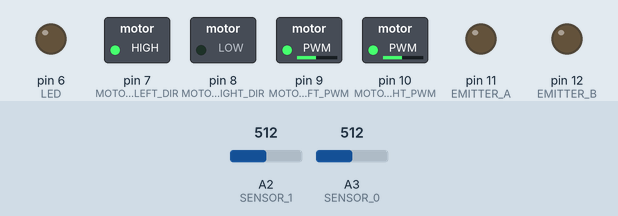
This sketch was run on a simulated Arduino Nano, built with avr-gcc and run on an emulated ATmega328P. Shown: switched loads named in the sketch (green lamp = pin HIGH), output pins drawn as LEDs (lit = HIGH). The test bench sets the inputs (shaded band); at power-on: A2 (SENSOR_1) = 512, A3 (SENSOR_0) = 512. What the sketch prints to the serial monitor is not drawn.

Above: at 1.2 s.
1.3 s: A2 (SENSOR_1) set to 104
4.3 s: A2 (SENSOR_1) set to 95
7.3 s: A3 (SENSOR_0) set to 110
8.8 s: A3 (SENSOR_0) set to 92
Timing chart, 0 to 11.8 s (numbered marks = the images above; inputs shaded):
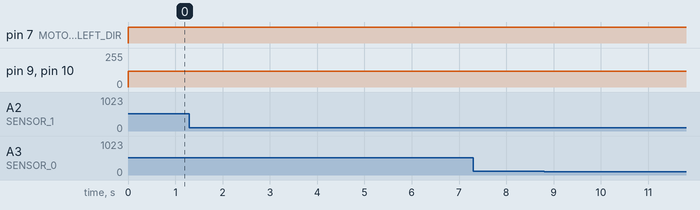

Measured:
- after the input at 1.3 s, every drawn part: stays the same
- after the input at 4.3 s, every drawn part: stays the same
- after the input at 7.3 s, every drawn part: stays the same
- after the input at 8.8 s, every drawn part: stays the same

The sketch:

LONGtestt.ino
```cpp
#include <Arduino.h>

// Cấu hình chân
const uint8_t ENCODER_LEFT_CLK = 2;
const uint8_t ENCODER_RIGHT_CLK = 3;
const uint8_t LED = 6;
const uint8_t MOTOR_LEFT_DIR = 7;
const uint8_t MOTOR_RIGHT_DIR = 8;
const uint8_t MOTOR_LEFT_PWM = 9;
const uint8_t MOTOR_RIGHT_PWM = 10;
const uint8_t EMITTER_A = 11;
const uint8_t EMITTER_B = 12;
const uint8_t SENSOR_0 = A3;  // Cảm biến trước bên trái
const uint8_t SENSOR_1 = A2;  // Cảm biến trái
const uint8_t SENSOR_2 = A1;  // Cảm biến phải
const uint8_t SENSOR_3 = A0;  // Cảm biến trước bên phải
const int FUNCTION_PIN = A6;
const int BATTERY_VOLTS = A7;

// PID tham số
float Kp = 0.5;  // Hệ số tỉ lệ
float Ki = 0.0;  // Hệ số tích phân
float Kd = 0.05; // Hệ số vi phân
const float Ts = 0.05; // Chu kỳ lấy mẫu (50ms)

// Setpoint
const int desiredSensorLeft = 75; // Khoảng cách mong muốn từ tường bên trái

// PID biến
float sumErrorLeft = 0;
float previousErrorLeft = 0;

// Biến điều khiển
float baseFwd = 120;  // Tốc độ cơ bản
float turn = 0;
bool missLeftWall = false;
bool running = false;
int cnt = 0;

// Hàm đọc cảm biến
int readSensor(uint8_t pin) {
  int value = analogRead(pin);
  return constrain(value, 20, 500); // Hạn chế giá trị trong khoảng hợp lý
}

// Hàm điều chỉnh PID
float PID_LeftWall(int sensorLeft, float desiredSensorLeft, float Kp, float Ki, float Kd, float Ts) {
  float errorLeft = desiredSensorLeft - (float)sensorLeft;
  sumErrorLeft += errorLeft;
  float turn_ = Kp * errorLeft + Ki * sumErrorLeft * Ts + Kd * (errorLeft - previousErrorLeft) / Ts;
  previousErrorLeft = errorLeft;
  turn_ = constrain(turn_, -50, 50); // Hạn chế độ quay
  return turn_;
}

// Hàm điều khiển động cơ
void setMotorSpeed(int leftSpeed, int rightSpeed) {
  if (leftSpeed >= 0) {
    digitalWrite(MOTOR_LEFT_DIR, HIGH);
  } else {
    digitalWrite(MOTOR_LEFT_DIR, LOW);
    leftSpeed = -leftSpeed;
  }

  if (rightSpeed >= 0) {
    digitalWrite(MOTOR_RIGHT_DIR, LOW);
  } else {
    digitalWrite(MOTOR_RIGHT_DIR, HIGH);
    rightSpeed = -rightSpeed;
  }

  analogWrite(MOTOR_LEFT_PWM, constrain(leftSpeed, 0, 255));
  analogWrite(MOTOR_RIGHT_PWM, constrain(rightSpeed, 0, 255));
}

// Hàm xác định trạng thái tường
int getWallState(int sensorLeft, int sensorMid, int threshold) {
  if (sensorMid > threshold) {
    return 0; // Không có tường trước
  }
  return 1; // Có tường trước
}

// Hàm setup() để cấu hình các chân và cài đặt ban đầu
void setup() {
  // Khởi tạo các chân làm đầu vào/ra
  pinMode(ENCODER_LEFT_CLK, INPUT);
  pinMode(ENCODER_RIGHT_CLK, INPUT);
  pinMode(LED, OUTPUT);
  pinMode(MOTOR_LEFT_DIR, OUTPUT);
  pinMode(MOTOR_RIGHT_DIR, OUTPUT);
  pinMode(MOTOR_LEFT_PWM, OUTPUT);
  pinMode(MOTOR_RIGHT_PWM, OUTPUT);
  pinMode(EMITTER_A, OUTPUT);
  pinMode(EMITTER_B, OUTPUT);
  pinMode(SENSOR_0, INPUT);
  pinMode(SENSOR_1, INPUT);
  pinMode(SENSOR_2, INPUT);
  pinMode(SENSOR_3, INPUT);
  pinMode(FUNCTION_PIN, INPUT);
  pinMode(BATTERY_VOLTS, INPUT);

  // Khởi tạo Serial Monitor để kiểm tra thông tin debug
  Serial.begin(9600);
}

// Vòng lặp chính
void loop() {
  int sensorLeft = readSensor(SENSOR_1); // Cảm biến trái
  int sensorMid = readSensor(SENSOR_0); // Cảm biến trước bên trái
  int state = getWallState(sensorLeft, sensorMid, 100);

  if (running) {
    if (!missLeftWall) {
      if (state == 0) { // Không có tường trước
        turn = PID_LeftWall(sensorLeft, desiredSensorLeft, Kp, Ki, Kd, Ts);
        baseFwd = 120;
      } else { // Gặp tường trước
        sumErrorLeft = 0;
        baseFwd = 0;
        turn = 110; // Quay lại
      }
    } else {
      sumErrorLeft = 0;
      cnt++;
      if (cnt <= 5) {
        baseFwd = 80;
        turn = 0;
      } else if (cnt <= 7) {
        baseFwd = 0;
        turn = -100; // Quay lại
      } else {
        baseFwd = 100;
        turn = -65; // Quay đi tiếp
      }
      if (sensorLeft <= 60) {
        cnt = 0;
        missLeftWall = false;
        baseFwd = 0;
        turn = 0;
      }
    }
  }

  // Điều khiển động cơ
  setMotorSpeed(baseFwd + turn, baseFwd - turn);

  // Debug thông tin
  Serial.print("Error Left:");
  Serial.print(previousErrorLeft);
  Serial.print(", Left:");
  Serial.print(sensorLeft);
  Serial.print("mm, Mid:");
  Serial.print(sensorMid);
  Serial.print("mm, LeftMotor:");
  Serial.print(baseFwd + turn);
  Serial.print(", RightMotor: ");
  Serial.println(baseFwd - turn);

  delay(50); // Chu kỳ lấy mẫu 50ms
}
```
